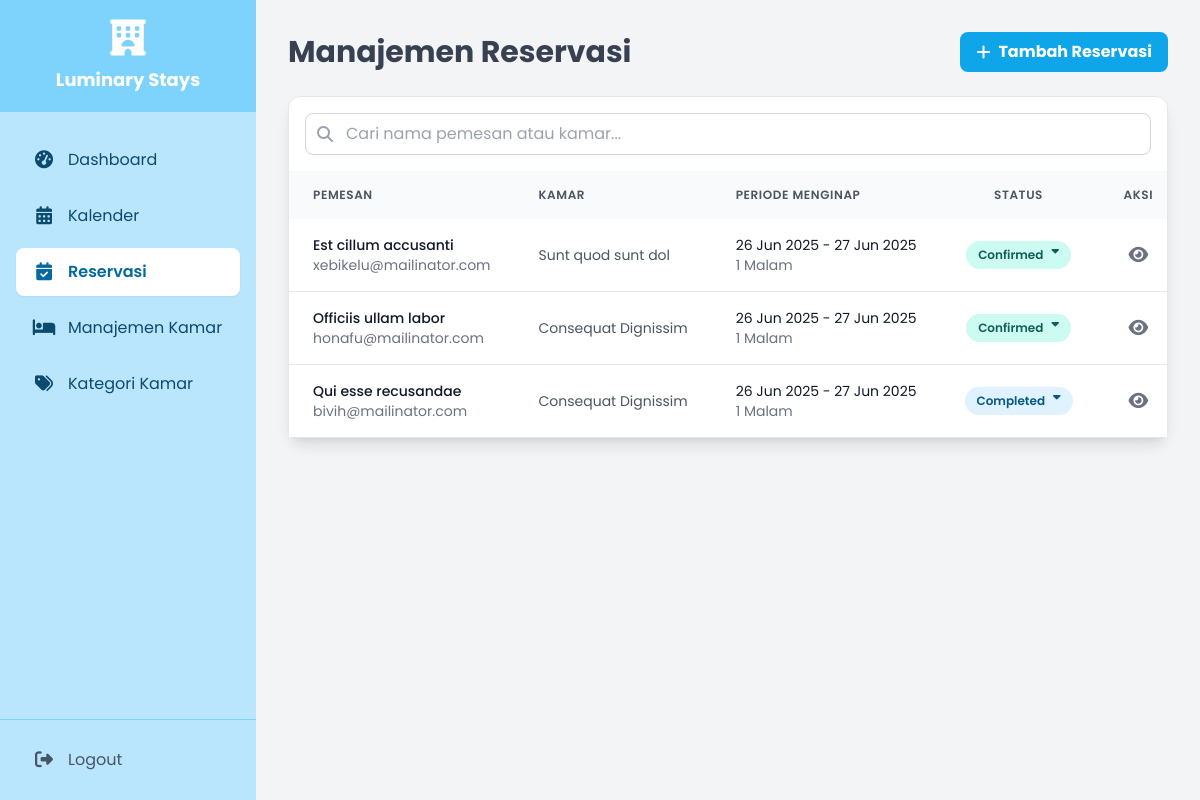
The app's page /index.php?page=reservasi (signed in) with its own data.
### tables this page shows
CREATE TABLE `reservasi` (
  `id` int(11) NOT NULL,
  `id_kamar` int(11) NOT NULL,
  `jumlah_kamar` int(11) NOT NULL DEFAULT 1,
  `nama_pemesan` varchar(100) NOT NULL,
  `email_pemesan` varchar(100) NOT NULL,
  `telepon_pemesan` varchar(25) DEFAULT NULL,
  `tgl_checkin` date NOT NULL,
  `tgl_checkout` date NOT NULL,
  `jumlah_malam` int(11) NOT NULL,
  `total_harga` decimal(12,2) NOT NULL,
  `status` enum('Pending','Confirmed','Cancelled','Completed') DEFAULT 'Pending',
  `created_at` timestamp NOT NULL DEFAULT current_timestamp()
);

CREATE TABLE `kamar` (
  `id` int(11) NOT NULL,
  `id_kategori` int(11) NOT NULL,
  `nama_kamar` varchar(150) NOT NULL,
  `harga_per_malam` decimal(10,2) NOT NULL,
  `stok` int(11) NOT NULL DEFAULT 0,
  `deskripsi` text DEFAULT NULL,
  `gambar` varchar(255) DEFAULT 'default.jpg'
);

### views/reservasi/index.php (the view, shortened to what this page needs)
<?php
require_once 'config/database.php';
$search = isset($_GET['search']) ? $_GET['search'] : '';
$whereClause = !empty($search) ? "WHERE r.nama_pemesan LIKE :search OR k.nama_kamar LIKE :search" : '';
$stmt = $pdo->prepare("SELECT r.*, k.nama_kamar FROM reservasi r JOIN kamar k ON r.id_kamar = k.id $whereClause ORDER BY r.created_at DESC");
$stmt->execute();
$reservasi_list = $stmt->fetchAll(PDO::FETCH_ASSOC);
?>
<div class="flex justify-between items-center mb-6">
    <h1 class="text-3xl font-bold text-gray-700">Manajemen Reservasi</h1>
    <a href="index.php?page=reservasi-create" class="bg-sky-500 hover:bg-sky-600 text-white font-bold py-2 px-4 rounded-lg flex items-center transition-colors">
        <i class="fas fa-plus mr-2"></i> Tambah Reservasi
    </a>
</div>
<div class="bg-white shadow-lg rounded-xl border border-gray-200">
    <div class="p-4">
        <form method="GET">
            <div class="relative">
                <input type="text" name="search" class="w-full pl-10 pr-4 py-2 border border-gray-300 rounded-lg focus:ring-2 focus:ring-sky-300 focus:border-sky-500" placeholder="Cari nama pemesan atau kamar..." value="<?php echo htmlspecialchars($search); ?>">
                <div class="absolute inset-y-0 left-0 pl-3 flex items-center pointer-events-none">
                </div>
            </div>
        </form>
    </div>
    <div class="overflow-x-auto">
        <table class="min-w-full">
            <thead class="bg-gray-50">
                <tr>
                    <th class="px-6 py-4 text-left text-xs font-semibold text-gray-600 uppercase tracking-wider">Pemesan</th>
                    <th class="px-6 py-4 text-left text-xs font-semibold text-gray-600 uppercase tracking-wider">Kamar</th>
                    <th class="px-6 py-4 text-left text-xs font-semibold text-gray-600 uppercase tracking-wider">Periode Menginap</th>
                    <th class="px-6 py-4 text-center text-xs font-semibold text-gray-600 uppercase tracking-wider">Status</th>
                    <th class="px-6 py-4 text-center text-xs font-semibold text-gray-600 uppercase tracking-wider">Aksi</th>
                </tr>
            </thead>
            <tbody class="bg-white divide-y divide-gray-200">
                <?php if (count($reservasi_list) > 0): ?>
                    <?php foreach ($reservasi_list as $reservasi): ?>
                        <tr class="hover:bg-sky-50 transition-colors duration-200">
                            <td class="px-6 py-4 whitespace-nowrap">
                                <div class="text-sm font-medium text-gray-900"><?php echo htmlspecialchars($reservasi['nama_pemesan']); ?></div>
                                <div class="text-sm text-gray-500"><?php echo htmlspecialchars($reservasi['email_pemesan']); ?></div>
                            </td>
                            <td class="px-6 py-4 whitespace-nowrap text-sm text-gray-600"><?php echo htmlspecialchars($reservasi['nama_kamar']); ?></td>
                            <td class="px-6 py-4 whitespace-nowrap">
                                <div class="text-sm text-gray-900"><?php echo date('d M Y', strtotime($reservasi['tgl_checkin'])); ?> - <?php echo date('d M Y', strtotime($reservasi['tgl_checkout'])); ?></div>
                                <div class="text-sm text-gray-500"><?php echo $reservasi['jumlah_malam']; ?> Malam</div>
                            </td>
                            <td class="px-6 py-4 whitespace-nowrap text-center">
                                <div class="relative inline-block">
                                    <?php
                                    $status = $reservasi['status'];
                                    $badge_color = 'bg-gray-100 text-gray-800';
                                    if ($status == 'Confirmed') $badge_color = 'bg-teal-100 text-teal-800';
                                    if ($status == 'Completed') $badge_color = 'bg-sky-100 text-sky-800';
                                    ?>
                                    <button data-dropdown-toggle="dropdown-<?php echo $reservasi['id']; ?>" class="dropdown-toggle px-3 py-1 inline-flex text-xs leading-5 font-semibold rounded-full <?php echo $badge_color; ?> hover:opacity-80 transition-opacity">
                                        <?php echo htmlspecialchars($status); ?>
                                        <i class="fas fa-caret-down ml-2"></i>
                                    </button>
                                </div>
                            </td>
                            <td class="px-6 py-4 whitespace-nowrap text-sm text-center font-medium">
                                <button onclick="openDetailModal(<?php echo $reservasi['id']; ?>)" class="text-gray-500 hover:text-sky-600 p-2 hover:bg-sky-100 rounded-full transition-colors" title="Lihat Detail">
                                </button>
                            </td>
                        </tr>
                    <?php endforeach; ?>
                <?php else: ?>
                    <tr><td colspan="5" class="text-center py-12"><div class="flex flex-col items-center text-gray-400"><i class="fa-solid fa-calendar-xmark text-4xl mb-3"></i><p class="font-medium">Tidak ada data reservasi ditemukan.</p></div></td></tr>
                <?php endif; ?>
            </tbody>
        </table>
    </div>
</div>

### views/layouts/header.php (style rules this page uses)
body { font-family: 'Poppins', sans-serif; }
:root { --fc-border-color: #e5e7eb; --fc-today-bg-color: rgba(14, 165, 233, 0.1); --fc-button-bg-color: #0ea5e9; --fc-button-text-color: #ffffff; --fc-button-border-color: #0ea5e9; --fc-button-hover-bg-color: #0284c7; --fc-button-hover-border-color: #0284c7; --fc-button-active-bg-color: #0369a1; --fc-button-active-border-color: #0369a1; }

### records on screen
reservasi: nama_pemesan "Est cillum accusanti", email_pemesan "xebikelu@mailinator.com", id_kamar.nama_kamar "Sunt quod sunt dol", tgl_checkin "26 Jun 2025", tgl_checkout "27 Jun 2025", jumlah_malam "1", status "Confirmed"
reservasi: nama_pemesan "Officiis ullam labor", email_pemesan "honafu@mailinator.com", id_kamar.nama_kamar "Consequat Dignissim", tgl_checkin "26 Jun 2025", tgl_checkout "27 Jun 2025", jumlah_malam "1", status "Confirmed"
reservasi: nama_pemesan "Qui esse recusandae", email_pemesan "bivih@mailinator.com", id_kamar.nama_kamar "Consequat Dignissim", tgl_checkin "26 Jun 2025", tgl_checkout "27 Jun 2025", jumlah_malam "1", status "Completed"

### other values on screen
$text "Dashboard Kalender Reservasi Manajemen Kamar Kategori Kamar"
